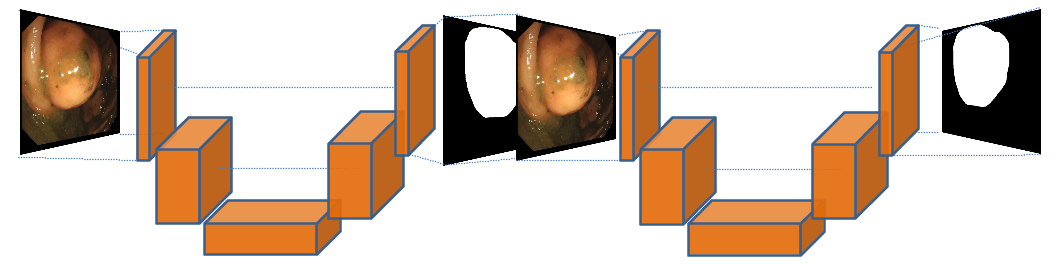
#> input picture assets/overall_fig.png, 1058 x 264 px
$ python -i get_mask.py   (imports and definitions only)   (older library calls are emulated)
#> lines starting #> are read from the running program, lines starting #| are printed output that depends on the picture; after the words box and inside, x2 and y2 are one past the last pixel; in counts of white or black regions, pixels touching at a corner belong together
# this is taken for comparison from here: https://github.com/HzFu/EyeQ/tree/master/EyeQ_preprocess
import cv2
import numpy as np
from skimage import exposure, img_as_ubyte, img_as_float

# [18 lines left out: functions imread, imwrite, not called in this run]

def get_mask_BZ(img):
    if img.ndim==3:
        gray_img = cv2.cvtColor(img, cv2.COLOR_BGR2GRAY)
    else:
        gray_img = img
    threhold = np.mean(gray_img)/3-5
    _, mask = cv2.threshold(gray_img, max(0,threhold), 1, cv2.THRESH_BINARY)
    nn_mask = np.zeros((mask.shape[0]+2,mask.shape[1]+2),np.uint8)
    new_mask = (1-mask).astype(np.uint8)
    #  cv::floodFill(Temp, Point(0, 0), Scalar(255));
    # _,new_mask,_,_ = cv2.floodFill(new_mask, nn_mask, [(0, 0),(0,new_mask.shape[0])], (0), cv2.FLOODFILL_MASK_ONLY)
    _,new_mask,_,_ = cv2.floodFill(new_mask, nn_mask, (0,0), (0), cv2.FLOODFILL_MASK_ONLY)
    _,new_mask,_,_ = cv2.floodFill(new_mask, nn_mask, (new_mask.shape[1]-1,new_mask.shape[0]-1), (0), cv2.FLOODFILL_MASK_ONLY)
    mask = mask + new_mask
    kernel = cv2.getStructuringElement(cv2.MORPH_RECT, (20,  20))
    mask = cv2.erode(mask, kernel)
    mask = cv2.dilate(mask, kernel)
    return mask

def _get_center_by_edge(mask):
    center=[0,0]
    x=mask.sum(axis=1)
    center[0]=np.where(x>x.max()*0.95)[0].mean()
    x=mask.sum(axis=0)
    center[1]=np.where(x>x.max()*0.95)[0].mean()
    return center

def _get_radius_by_mask_center(mask,center):
    mask=mask.astype(np.uint8)
    ksize=max(mask.shape[1]//400*2+1,3)
    kernel=cv2.getStructuringElement(cv2.MORPH_ELLIPSE,(ksize,ksize))
    mask=cv2.morphologyEx(mask, cv2.MORPH_GRADIENT, kernel)
    # radius=
    index=np.where(mask>0)
    d_int=np.sqrt((index[0]-center[0])**2+(index[1]-center[1])**2)
    b_count=np.bincount(np.ceil(d_int).astype(np.int))
    radius=np.where(b_count>b_count.max()*0.995)[0].max()
    return radius

# [8 lines left out: function _get_circle_by_center_bbox, not called in this run]


def get_mask(img):
    if img.ndim ==3:
        #raise 'image dim is not 3'
        g_img=cv2.cvtColor(img,cv2.COLOR_RGB2GRAY)
    elif img.ndim == 2:
        g_img =img.copy()
    else:
        raise 'image dim is not 1 or 3'
    h,w = g_img.shape
    shape=g_img.shape[0:2]
    g_img = cv2.resize(g_img,(0,0),fx = 0.5,fy = 0.5)
    tg_img=cv2.normalize(g_img, None, 0, 255, cv2.NORM_MINMAX)
    tmp_mask=get_mask_BZ(tg_img)
    center=_get_center_by_edge(tmp_mask)
    #bbox=_get_bbox_by_mask(tmp_mask)
    radius=_get_radius_by_mask_center(tmp_mask,center)
    #resize back
    center = [center[0]*2,center[1]*2]
    radius = int(radius*2)
    s_h = max(0,int(center[0] - radius))
    s_w = max(0, int(center[1] - radius))
    bbox = (s_h, s_w, min(h-s_h,2 * radius), min(w-s_w,2 * radius))
    tmp_mask=_get_circle_by_center_bbox(shape,center,bbox,radius)
    return tmp_mask,bbox,center,radius


def mask_image(img,mask):
    img[mask<=0,...]=0
    return img


# [44 lines left out: functions remove_back_area, supplemental_black_area, process_without_gb, not called in this run]


def get_only_mask(img):
    mask, _, _, _ = get_mask(img)
    return mask

from skimage.measure import regionprops
from PIL import Image

def crop_to_fov(img, mask=None, coords=False):
    # create fov mask
    img = np.array(img)
    try:
        fov = get_only_mask(img)
    except:
        corrected = Image.fromarray(img_as_ubyte(exposure.adjust_sigmoid(img_as_float(img), cutoff=0.15)))
        fov = get_only_mask(np.array(corrected))

    fov = np.array(fov).astype(int)
    # get fov bbox coordinates
    minr, minc, maxr, maxc = regionprops(fov)[0].bbox
    # crop image and segmentation (if present)
    im_crop = np.array(img)[minr:maxr, minc:maxc]
    if mask is not None:
        mask_crop = np.array(mask)[minr:maxr, minc:maxc]
        if coords:
            return Image.fromarray(im_crop), Image.fromarray(mask_crop), (minr, minc, maxr, maxc)
        return Image.fromarray(im_crop), Image.fromarray(mask_crop)
    if coords:
        return Image.fromarray(im_crop), (minr, minc, maxr, maxc)
    return Image.fromarray(im_crop)

# [19 lines left out: function get_only_mask_2, not called in this run]

>>> import cv2
>>> picture = cv2.imread('../assets/overall_fig.png')
#> picture is the input picture: shape (264, 1058, 3); mean B, G, R 179.4, 194.2, 212.9
>>> result = crop_to_fov(picture)
#> in get_mask, `g_img=cv2.cvtColor(img,cv2.COLOR_RGB2GRAY)`:
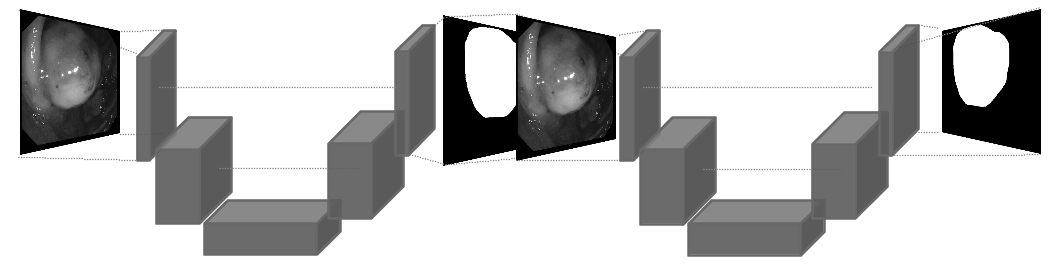
#> g_img: shape (264, 1058); min 0, max 255, mean 191.9
#> in get_mask, `g_img = cv2.resize(g_img,(0,0),fx = 0.5,fy = 0.5)`:
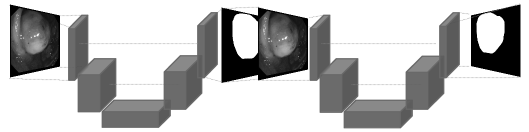
#> g_img: shape (132, 529); min 0, max 255, mean 192
#> in get_mask_BZ, `threhold = np.mean(gray_img)/3-5`: threhold = 58.99
#> in get_mask_BZ, `_, mask = cv2.threshold(gray_img, max(0,threhold), 1, cv2.THRESH_BINARY)`:
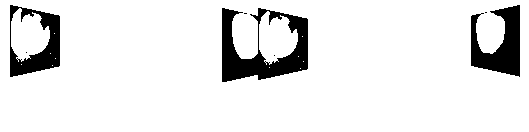
#> mask: shape (132, 529); values 0 (black) and 1 (white), 90.4% white; 7 black regions (4 under 20 px), largest, box (x1, y1, x2, y2) and area: (222, 8, 308, 82) 3010, (471, 5, 520, 77) 2019, (10, 5, 60, 77) 1648
#> in get_mask_BZ, `mask = mask + new_mask`: mask: shape (132, 529); every value is 1
#> in _get_center_by_edge, `x=mask.sum(axis=1)`: x = 132 values from 529 to 529
#> in _get_center_by_edge, `x=mask.sum(axis=0)`: x = 529 values from 132 to 132
#> in get_mask, `center=_get_center_by_edge(tmp_mask)`: center = [65.5, 264]
#> in _get_radius_by_mask_center, `mask=cv2.morphologyEx(mask, cv2.MORPH_GRADIENT, kernel)`: mask: shape (132, 529); every value is 0
#> in _get_radius_by_mask_center, `index=np.where(mask>0)`: index = (empty array, empty array)
#> in _get_radius_by_mask_center, `d_int=np.sqrt((index[0]-center[0])**2+(index[1]-center[1])**2)`: d_int = empty array
#> in crop_to_fov, `corrected = Image.fromarray(img_as_ubyte(exposure.adjust_sigmoid(img_a..`:
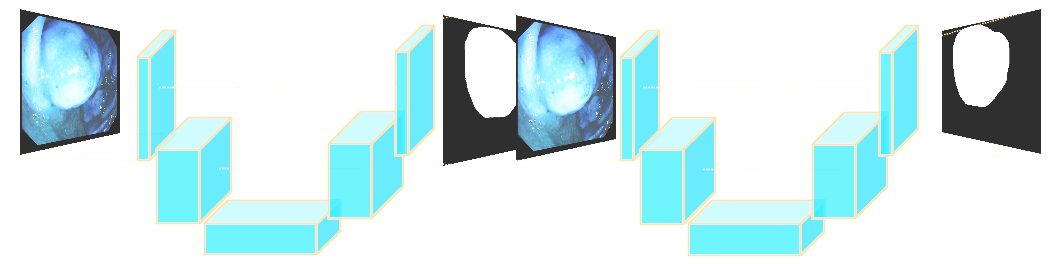
#> corrected: PIL image 1058x264 RGB; mean R, G, B 210.4, 233.6, 236.5
#> in get_mask (call 2), `g_img=cv2.cvtColor(img,cv2.COLOR_RGB2GRAY)`:
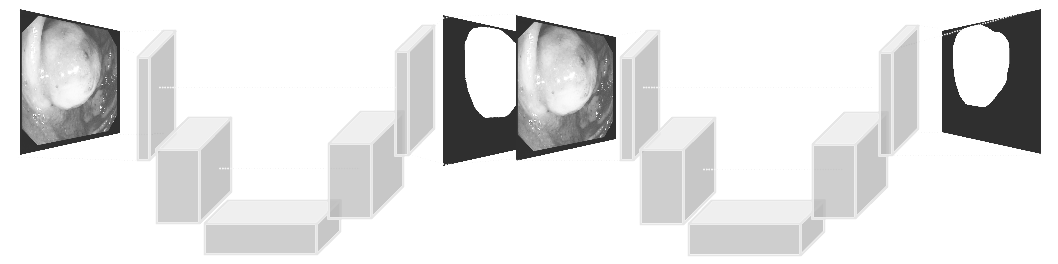
#> g_img: shape (264, 1058); min 47, max 255, mean 227
#> in get_mask (call 2), `tg_img=cv2.normalize(g_img, None, 0, 255, cv2.NORM_MINMAX)`:
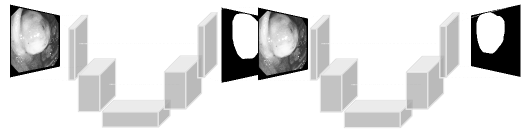
#> tg_img: shape (132, 529); min 0, max 255, mean 220.6
#> in get_mask_BZ (call 2), `threhold = np.mean(gray_img)/3-5`: threhold = 68.54
#> in get_mask_BZ (call 2), `_, mask = cv2.threshold(gray_img, max(0,threhold), 1, cv2.THRESH_BINARY)`:
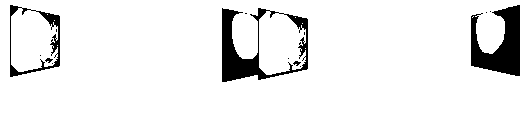
#> mask: shape (132, 529); values 0 (black) and 1 (white), 93.1% white; 14 black regions (9 under 20 px), largest, box (x1, y1, x2, y2) and area: (222, 8, 308, 82) 2049, (471, 5, 520, 76) 1999, (10, 5, 60, 77) 689, (45, 58, 53, 63) 22, (293, 61, 301, 66) 22
#> (the run stopped early here; a loop or call above may not have finished)
